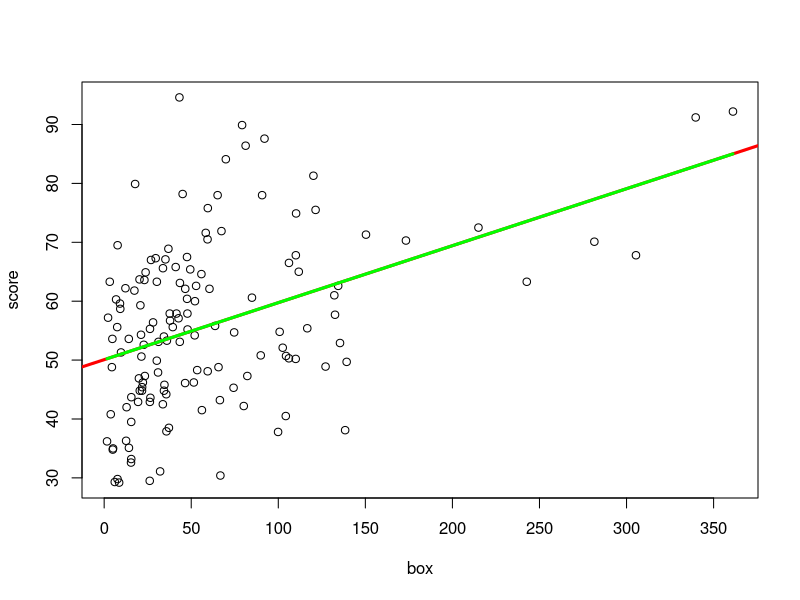

Recreate this plot in R.
#lm, confidence interval(inference basic)
movies <- read.table("movies.txt",sep="\t",header=T,quote="")
head(movies)


#download.file("https://spark-public.s3.amazonaws.com/dataanalysis/movies.txt", "movies.txt", method="curl")
movies <- read.table("movies.txt",sep="\t",header=T,quote="")
head(movies)

par(mfrow=c(1,1))
score <- as.numeric(movies$score)
box <- as.numeric(movies$box_office)
plot(score~box)
lm1 <- lm(score ~ box)
lm1$fitted
summary(lm1)
abline(lm1,col="red",lwd=3)
lines(box,lm1$fitted,col="green",lwd=3)
confint(lm1,level=0.9)
